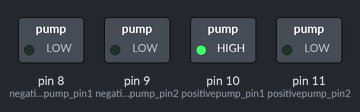
Bench run of a sketch on a simulated Arduino Uno, built with avr-gcc and run on an emulated ATmega328P. Shown: switched loads named in the sketch (green lamp = pin HIGH).

Above: at 0.5 s.
At 2.5 s:
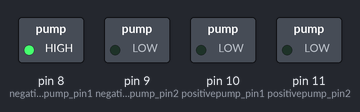
At 4.5 s:
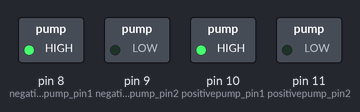
At 5.5 s:
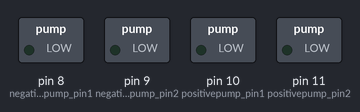
Timing chart, 0 to 7.8 s (numbered marks = the images above):
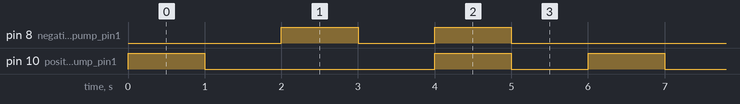

Measured:
- by itself, pin 8 (negativepump_pin1): repeats every 6.0 s: LOW 1.0 s, HIGH 1.0 s, LOW 3.0 s, HIGH 1.0 s
- by itself, pin 10 (positivepump_pin1): repeats every 6.0 s: LOW 3.0 s, HIGH 1.0 s, LOW 1.0 s, HIGH 1.0 s
- by itself, everything shown: repeats every 6.0 s, in 6 steps

The sketch:

test_pump_actuation.ino
```cpp
/*
  test_pump_actuation
  part of pneumatic control code used in the Hatton lab to pneumatically actuate devices

  Turns pneumatic pump(s) on for [delay_time], then off for [delay_time], repeatedly.
  Alternates between positive reservoir pump, negative reservoir pump, and both.

  CAUTION: this code runs pumps without sensory feedback and does not check pressure values
  Do NOT leave running for very long and do NOT run if reservoirs have been highly pressurized
  (although this is unlikely)

  written 2023-11-03 by Katie Allison
  original pneumatics code by Kurtis Laqua and Aly Hassan
*/

const int delay_time = 1000;
int pump_dutycycle = 190; // from 0 (fully OFF) to 255 (fully ON)

const int pump_pins[4]= {10,11,8,9};
const int positivepump_pin1= 10;
const int positivepump_pin2= 11;
const int negativepump_pin1= 8;
const int negativepump_pin2= 9;

void setup() {
  // put your setup code here, to run once:
  pinMode(positivepump_pin1, OUTPUT);
  pinMode(positivepump_pin2, OUTPUT);
  pinMode(negativepump_pin1, OUTPUT);
  pinMode(negativepump_pin2, OUTPUT);

  // set pin 2 for each pump to be LOW always
  digitalWrite(positivepump_pin2, LOW);
  digitalWrite(negativepump_pin2, LOW);
}

void loop() {
  // put your main code here, to run repeatedly:

  // test run of positive pump
  digitalWrite(positivepump_pin1, pump_dutycycle);
  delay(delay_time);
  digitalWrite(positivepump_pin1, 0);
  delay(delay_time);

  // test run of negative pump
  digitalWrite(negativepump_pin1, pump_dutycycle);
  delay(delay_time);
  digitalWrite(negativepump_pin1, 0);
  delay(delay_time);

  // test run of both pump
  digitalWrite(positivepump_pin1, pump_dutycycle);
  digitalWrite(negativepump_pin1, pump_dutycycle);
  delay(delay_time);
  digitalWrite(positivepump_pin1, 0);
  digitalWrite(negativepump_pin1, 0);
  delay(delay_time);
}
```
